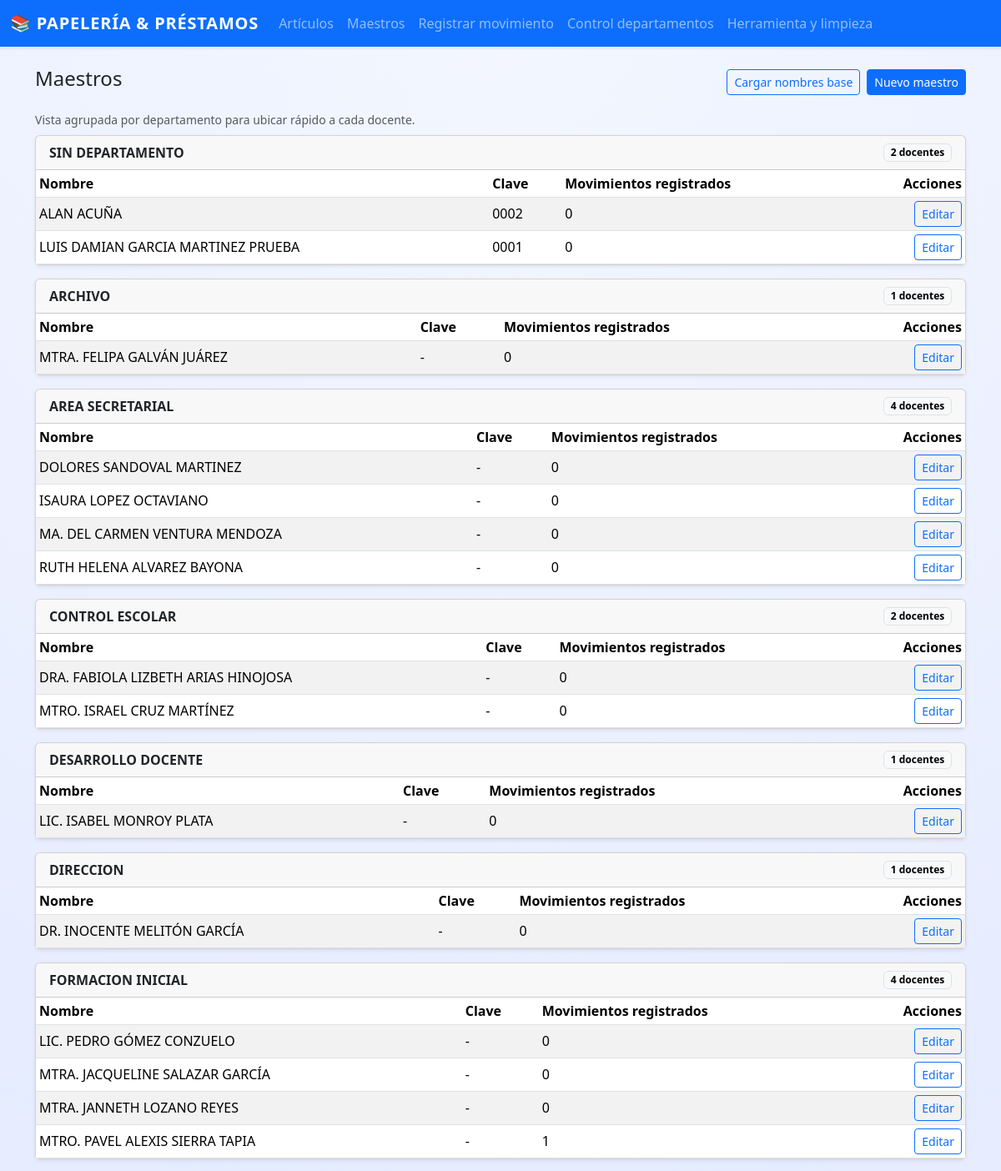
/maestros (upper part), run on the app's committed database.
### app.py (models this page shows, shortened)
class Maestro(db.Model):
    id = db.Column(db.Integer, primary_key=True)
    nombre = db.Column(db.String(120), nullable=False)
    clave = db.Column(db.String(50), unique=True, nullable=True)
    area = db.Column(db.String(120), nullable=True)
    movimientos = db.relationship("Movimiento", backref="maestro", lazy=True)

### app.py (the view)
@app.route("/maestros")
def listar_maestros():
    maestros = Maestro.query.order_by(Maestro.area.asc(), Maestro.nombre.asc()).all()
    maestros_por_area = defaultdict(list)
    for maestro in maestros:
        maestros_por_area[maestro.area or "SIN DEPARTAMENTO"].append(maestro)
    return render_template(
        "maestros.html",
        maestros=maestros,
        maestros_por_area=maestros_por_area,
    )

### templates/maestros.html (shortened to what this page needs)
{% extends "base.html" %}
{% block content %}
<div class="d-flex justify-content-between align-items-center mb-3">
  <h4>Maestros</h4>
  <div class="d-flex gap-2">
    <form method="post" action="{{ url_for('cargar_maestros_base') }}">
      <button
        type="submit"
        class="btn btn-outline-primary btn-sm"
        onclick="return confirm('Se cargarán los maestros de la lista base. ¿Continuar?')"
      >
        Cargar nombres base
      </button>
    </form>
    <a href="{{ url_for('nuevo_maestro') }}" class="btn btn-primary btn-sm">
      Nuevo maestro
    </a>
  </div>
</div>
<div class="small text-muted mb-2">
  Vista agrupada por departamento para ubicar rápido a cada docente.
</div>
{% for area, grupo in maestros_por_area.items() %}
<div class="card mb-3 shadow-sm">
  <div class="card-header d-flex justify-content-between align-items-center">
    <span class="fw-semibold">{{ area }}</span>
    <span class="badge text-bg-light border">{{ grupo | length }} docentes</span>
  </div>
  <div class="table-responsive">
    <table class="table table-striped table-sm align-middle mb-0">
      <thead>
        <tr>
          <th>Nombre</th>
          <th>Clave</th>
          <th>Movimientos registrados</th>
          <th class="text-end">Acciones</th>
        </tr>
      </thead>
      <tbody>
        {% for m in grupo %}
        <tr>
          <td>{{ m.nombre }}</td>
          <td>{{ m.clave or "-" }}</td>
          <td>{{ m.movimientos | length }}</td>
          <td class="text-end">
            <a href="{{ url_for('editar_maestro', maestro_id=m.id) }}" class="btn btn-sm btn-outline-primary">
              Editar
            </a>
          </td>
        </tr>
        {% endfor %}
      </tbody>
    </table>
  </div>
</div>
{% else %}
<div class="alert alert-secondary mb-0">
  No hay maestros registrados todavía.
</div>
{% endfor %}
{% endblock %}

### templates/base.html (style rules this page uses)
body { background: radial-gradient(circle at top, #f4f7ff 0, #e6ecff 30%, #f8fafc 60%, #edf2ff 100%); min-height: 100vh; font-family: system-ui, -apple-system, BlinkMacSystemFont, "Segoe UI", sans-serif; }
.table { background-color: #ffffff; }
.table thead { background: linear-gradient(90deg, #eef2ff, #e0f2fe); }

### data on the page
Maestro: nombre "ALAN ACUÑA", clave "0002", movimientos|length "0"
Maestro: nombre "LUIS DAMIAN GARCIA MARTINEZ PRUEBA", clave "0001", movimientos|length "0"
Maestro: area "ARCHIVO", grupo "1", nombre "MTRA. FELIPA GALVÁN JUÁREZ", clave "-", movimientos|length "0"
Maestro: area "AREA SECRETARIAL", grupo "4", nombre "DOLORES SANDOVAL MARTINEZ", clave "-", movimientos|length "0"
Maestro: nombre "ISAURA LOPEZ OCTAVIANO", clave "-", movimientos|length "0"
Maestro: nombre "MA. DEL CARMEN VENTURA MENDOZA", clave "-", movimientos|length "0"
Maestro: nombre "RUTH HELENA ALVAREZ BAYONA", clave "-", movimientos|length "0"
Maestro: area "CONTROL ESCOLAR", grupo "2", nombre "DRA. FABIOLA LIZBETH ARIAS HINOJOSA", clave "-", movimientos|length "0"
Maestro: nombre "MTRO. ISRAEL CRUZ MARTÍNEZ", clave "-", movimientos|length "0"
Maestro: area "DESARROLLO DOCENTE", grupo "1", nombre "LIC. ISABEL MONROY PLATA", clave "-", movimientos|length "0"
Maestro: area "DIRECCION", grupo "1", nombre "DR. INOCENTE MELITÓN GARCÍA", clave "-", movimientos|length "0"
Maestro: area "FORMACION INICIAL", grupo "4", nombre "LIC. PEDRO GÓMEZ CONZUELO", clave "-", movimientos|length "0"
Maestro: nombre "MTRA. JACQUELINE SALAZAR GARCÍA", clave "-", movimientos|length "0"
Maestro: nombre "MTRA. JANNETH LOZANO REYES", clave "-", movimientos|length "0"
Maestro: nombre "MTRO. PAVEL ALEXIS SIERRA TAPIA", clave "-", movimientos|length "1"

### other printed values
{{ area }} "SIN DEPARTAMENTO"
{{ grupo | length }} "2"
